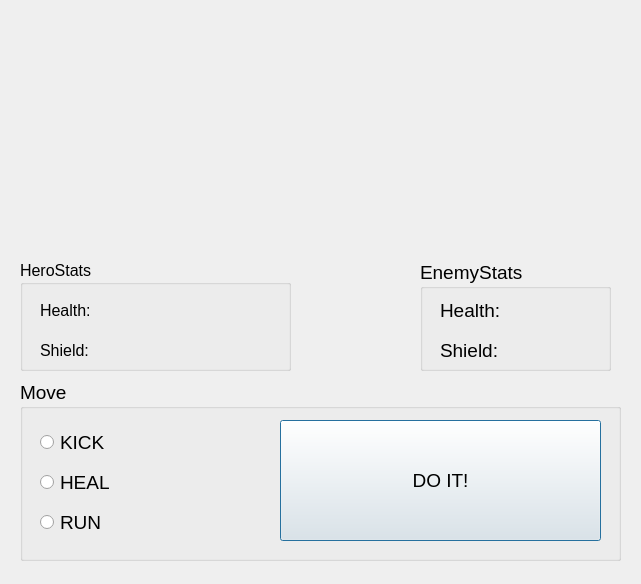
<?xml version="1.0" encoding="UTF-8"?>
<ui version="4.0">
 <class>CppGame</class>
 <widget class="QDialog" name="CppGame">
  <property name="geometry">
   <rect>
    <x>0</x>
    <y>0</y>
    <width>641</width>
    <height>584</height>
   </rect>
  </property>
  <property name="windowTitle">
   <string>Dialog</string>
  </property>
  <widget class="QLabel" name="enemy">
   <property name="geometry">
    <rect>
     <x>420</x>
     <y>0</y>
     <width>181</width>
     <height>221</height>
    </rect>
   </property>
   <property name="text">
    <string/>
   </property>
   <property name="pixmap">
    <pixmap>enemy.jpg</pixmap>
   </property>
  </widget>
  <widget class="QLabel" name="hero">
   <property name="geometry">
    <rect>
     <x>20</x>
     <y>10</y>
     <width>211</width>
     <height>241</height>
    </rect>
   </property>
   <property name="text">
    <string/>
   </property>
   <property name="pixmap">
    <pixmap>hero123.jpg</pixmap>
   </property>
  </widget>
  <widget class="QGroupBox" name="groupBox">
   <property name="geometry">
    <rect>
     <x>20</x>
     <y>380</y>
     <width>601</width>
     <height>181</height>
    </rect>
   </property>
   <property name="font">
    <font>
     <pointsize>14</pointsize>
    </font>
   </property>
   <property name="title">
    <string>Move</string>
   </property>
   <widget class="QRadioButton" name="KICK">
    <property name="geometry">
     <rect>
      <x>20</x>
      <y>50</y>
      <width>161</width>
      <height>24</height>
     </rect>
    </property>
    <property name="text">
     <string>KICK</string>
    </property>
   </widget>
   <widget class="QRadioButton" name="HEAL">
    <property name="geometry">
     <rect>
      <x>20</x>
      <y>90</y>
      <width>151</width>
      <height>24</height>
     </rect>
    </property>
    <property name="text">
     <string>HEAL</string>
    </property>
   </widget>
   <widget class="QRadioButton" name="RUN">
    <property name="geometry">
     <rect>
      <x>20</x>
      <y>130</y>
      <width>171</width>
      <height>24</height>
     </rect>
    </property>
    <property name="text">
     <string>RUN</string>
    </property>
   </widget>
   <widget class="QPushButton" name="Move">
    <property name="geometry">
     <rect>
      <x>260</x>
      <y>40</y>
      <width>321</width>
      <height>121</height>
     </rect>
    </property>
    <property name="text">
     <string>DO IT!</string>
    </property>
   </widget>
  </widget>
  <widget class="QGroupBox" name="groupBox_2">
   <property name="geometry">
    <rect>
     <x>20</x>
     <y>260</y>
     <width>271</width>
     <height>111</height>
    </rect>
   </property>
   <property name="font">
    <font>
     <pointsize>12</pointsize>
    </font>
   </property>
   <property name="title">
    <string>HeroStats</string>
   </property>
   <widget class="QLabel" name="heroHealth">
    <property name="geometry">
     <rect>
      <x>20</x>
      <y>40</y>
      <width>141</width>
      <height>20</height>
     </rect>
    </property>
    <property name="text">
     <string>Health:</string>
    </property>
   </widget>
   <widget class="QLabel" name="heroShield">
    <property name="geometry">
     <rect>
      <x>20</x>
      <y>80</y>
      <width>101</width>
      <height>20</height>
     </rect>
    </property>
    <property name="text">
     <string>Shield:</string>
    </property>
   </widget>
  </widget>
  <widget class="QGroupBox" name="groupBox_3">
   <property name="geometry">
    <rect>
     <x>420</x>
     <y>260</y>
     <width>191</width>
     <height>111</height>
    </rect>
   </property>
   <property name="font">
    <font>
     <pointsize>14</pointsize>
    </font>
   </property>
   <property name="title">
    <string>EnemyStats</string>
   </property>
   <widget class="QLabel" name="enemyHealth">
    <property name="geometry">
     <rect>
      <x>20</x>
      <y>40</y>
      <width>151</width>
      <height>20</height>
     </rect>
    </property>
    <property name="text">
     <string>Health:</string>
    </property>
   </widget>
   <widget class="QLabel" name="enemyShield">
    <property name="geometry">
     <rect>
      <x>20</x>
      <y>80</y>
      <width>141</width>
      <height>20</height>
     </rect>
    </property>
    <property name="text">
     <string>Shield:</string>
    </property>
   </widget>
  </widget>
 </widget>
 <resources/>
 <connections/>
</ui>
